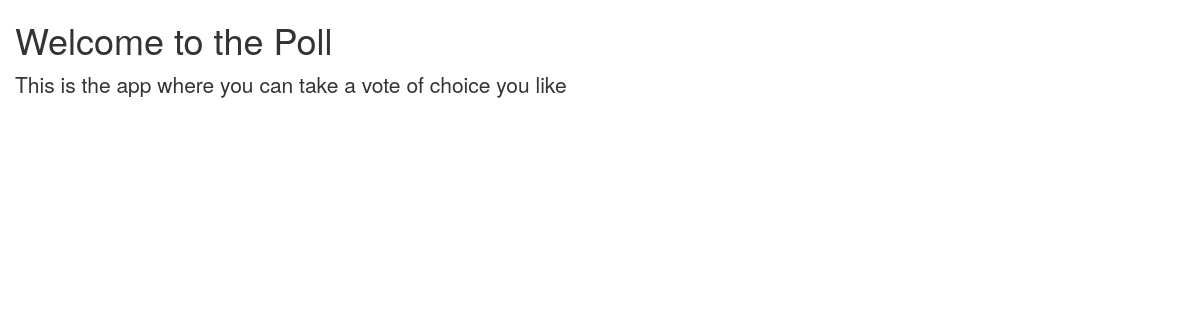
/poll/, run on an earlier commit of the app's database.
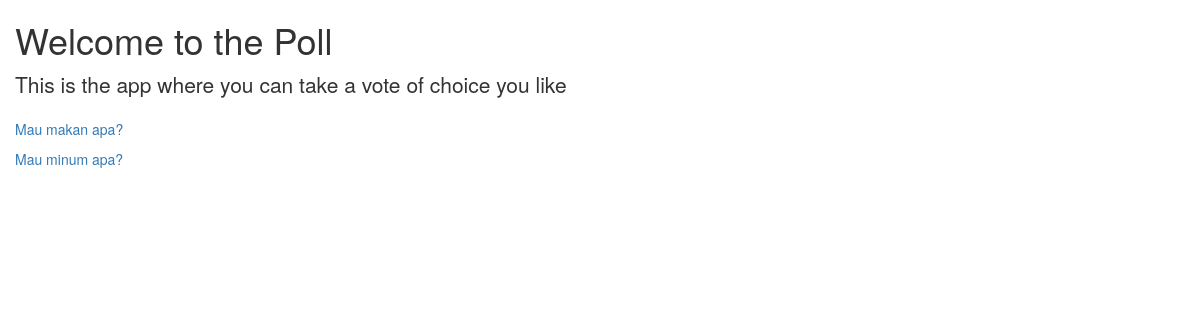
And on a later commit of the database.
### poll/models.py (models this page shows, shortened)
class Question(models.Model):
    question_text = models.CharField(max_length=200)
    pub_date = models.DateTimeField('date published')

### poll/views.py (the view)
def index(request):
    context = {} #inisialisasi harus kosong
    questions_query = Question.objects.all() #questions_query = variabel
    context['questions'] = questions_query #yg di tanda '' boleh beda dr variabel
    return render(request, 'poll/index.html', context)

### templates/poll/index.html (shortened to what this page needs)
{% load staticfiles %}
<html>
  <head>
    <link href="{% static 'css/bootstrap.css' %}" rel="stylesheet">
  </head>
  <body>
    <div class="container">
      <div class="row">
        <h1>Welcome to the Poll</h1>
        <p class="lead">This is the app where you can take a vote of choice you like</p>
        {% for q in questions%}
          <p><a href="{% url 'poll:detail_question' q.id%}">{{q.question_text}}</p>
        {% endfor %}
      </div>
    </div>
  </body>
</html>

What changed in the data, as far as the page shows it:
added Question: question_text "Mau makan apa?"
added Question: question_text "Mau minum apa?"
